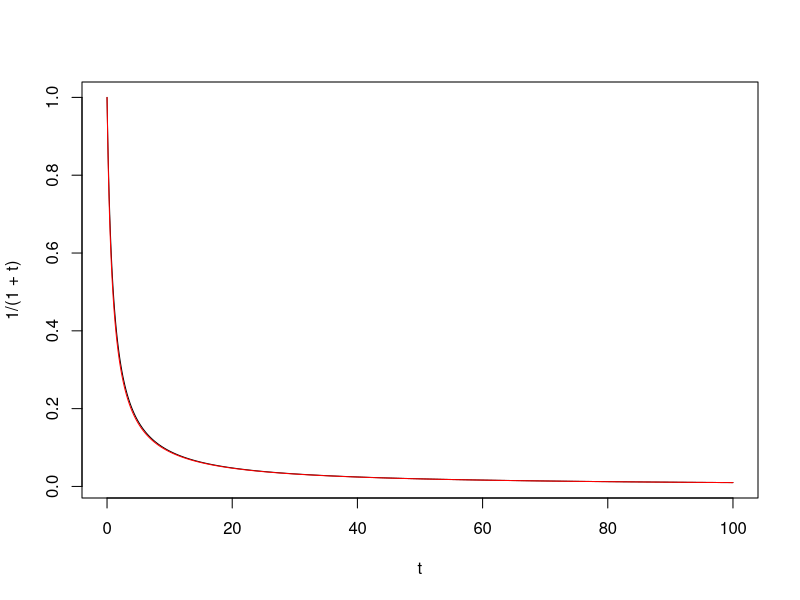
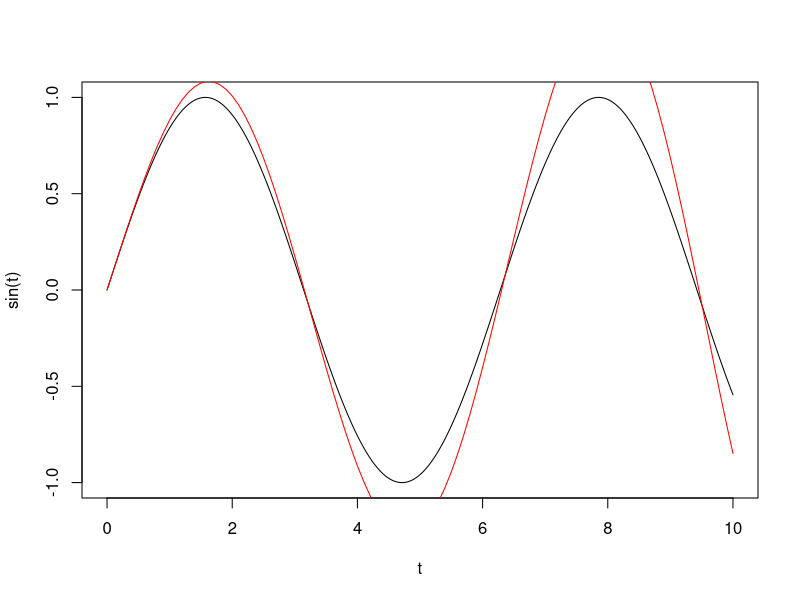
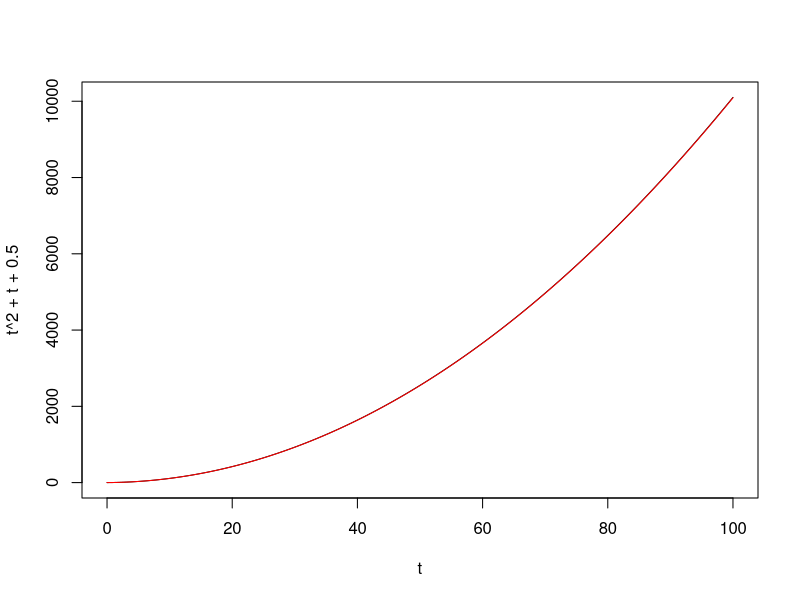
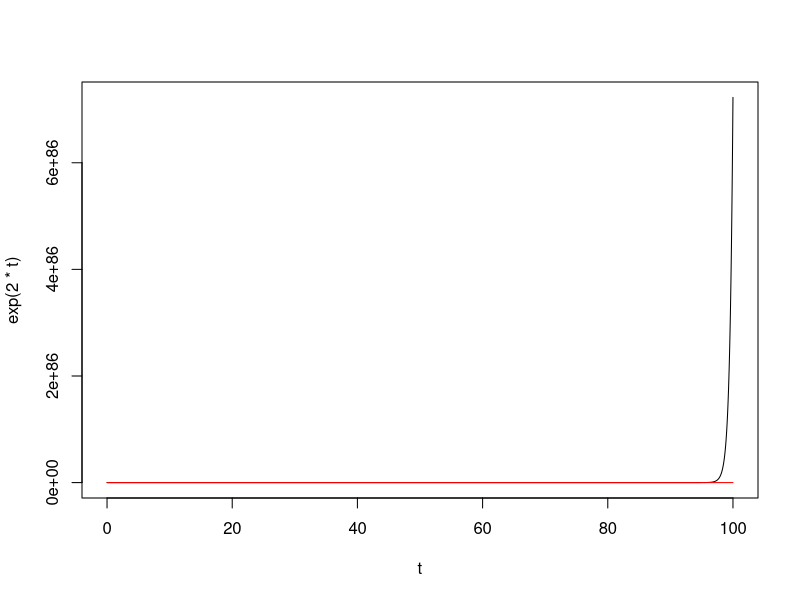

The R source for these figures, in order:
## ---- chunk 1
knitr::opts_chunk$set(echo = TRUE)
## ---- chunk 2
schemat_otwarty = function(rownanie, x0 , t0, h, N){
  t = seq(from=t0, to=t0+N*h,length.out = N+1)
  xn = matrix(0, nrow = length(x0), ncol = N+1)
  xn[,1] = x0
  t[1] = t0
  for (i in 2:(N+1)){
    xn[,i] = xn[,i-1]+h*rownanie(t[i-1], xn[,i-1])
  }
  result = list(time=t, values=xn)
  return(result)
}
## ---- chunk 3
rownanie = function(t, x){
  return(-x^2)
}

x0 = c(1)
t0 = 0
t_end = 100  
N = 1000
h = (t_end - t0) / N


  
solution = schemat_otwarty(rownanie, x0, t0, h , N)
## ---- chunk 4
t = seq(t0,t_end, by=0.001)
plot(t, 1/(1+t), type = 'l', col='black' )
lines(solution$time, solution$values, col='red')
## ---- chunk 5
rownanie = function(t ,x) {
  y = rep(0, times =2)
  y[1] = x[2]
  y[2] = -x[1]
  return(y)
}

x0 = c(0, 1)
t0 = 0
t_end = 10 
N = 100
h = (t_end - t0) / N


solution = schemat_otwarty(rownanie, x0, t0, h , N)


## ---- chunk 6
t = seq (t0, t_end, by=0.01)
plot(t, sin(t), type = 'l', col = 'black')
lines(solution$time, solution$values[1,], col='red')
## ---- chunk 7
macierz = matrix (0, nrow = 3, ncol = 4)
macierz
## ---- chunk 8
macierz[,1] = c(1,2,3)
macierz
## ---- chunk 9
rownanie = function(t,x){
  return(2*t +1)
}
x0 = c(1)
t0 = 0
t_end = 100  
N = 1000
h = (t_end - t0) / N


  
solution = schemat_otwarty(rownanie, x0, t0, h , N)
## ---- chunk 10
t = seq(t0,t_end, by=0.001)
plot(t, t^2 + t + 0.5, type = 'l', col='black' )
lines(solution$time, solution$values, col='red')
## ---- chunk 11
rownanie = function(t,x){
  return(2*x)
}
x0 = c(1)
t0 = 0
t_end = 100  
N = 1000
h = (t_end - t0) / N


  
solution = schemat_otwarty(rownanie, x0, t0, h , N)
## ---- chunk 12
t = seq(t0,t_end, by=0.001)
plot(t, exp(2*t), type = 'l', col='black' )
lines(solution$time, solution$values, col='red')
